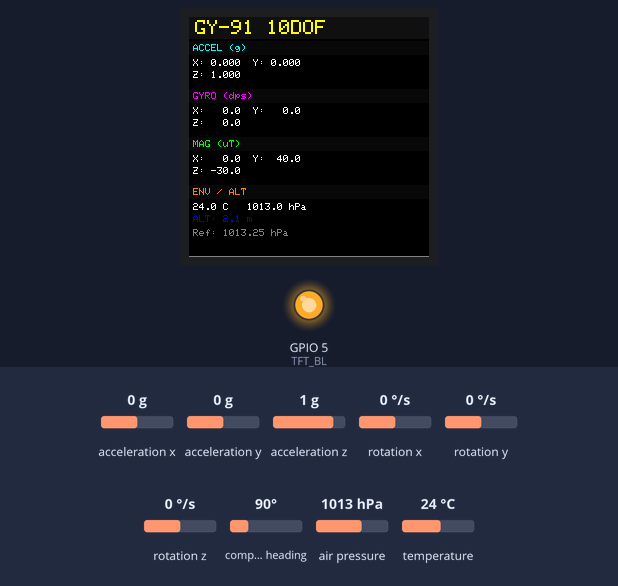
The sketch below on a simulated ESP32-S3. Shown: 240×240 colour display, output pins drawn as LEDs (lit = HIGH). Inputs (shaded band) come from the test bench; at power-on: acceleration x 0 g, acceleration y 0 g, acceleration z 1 g, rotation x 0 °/s, compass heading 90°, rotation y 0 °/s, rotation z 0 °/s, air pressure 1013 hPa, temperature 24 °C. Pins used as bus, display or sensor lines are not drawn; what the sketch prints to the serial monitor is not drawn.

Above: at 1.9 s.
2.0 s: acceleration x set to -1.4 g
3.5 s: acceleration y set to -1.4 g
At 3.9 s:
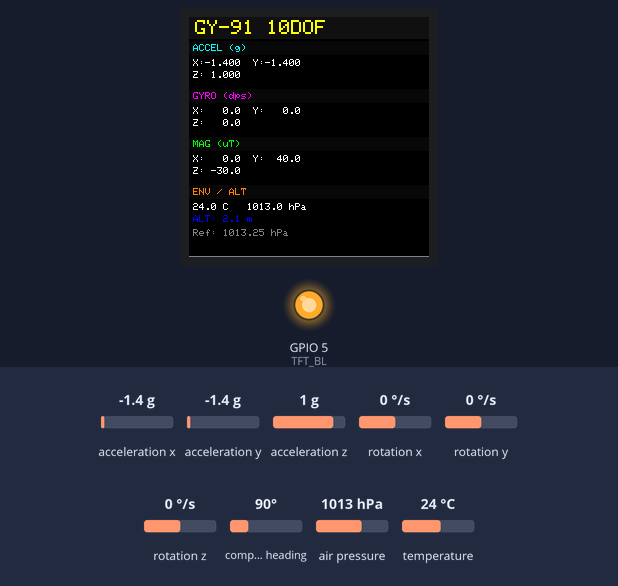
5.0 s: acceleration z set to -1.4 g
6.5 s: rotation x set to -192 °/s
At 7.0 s:
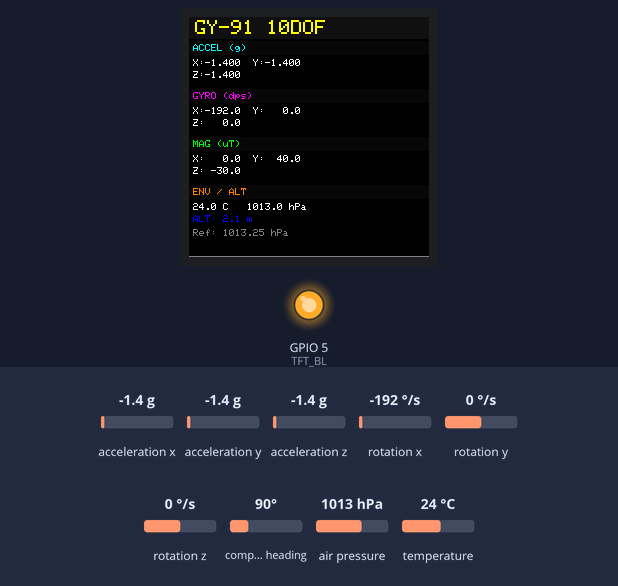
8.0 s: compass heading set to 7°
At 8.6 s:
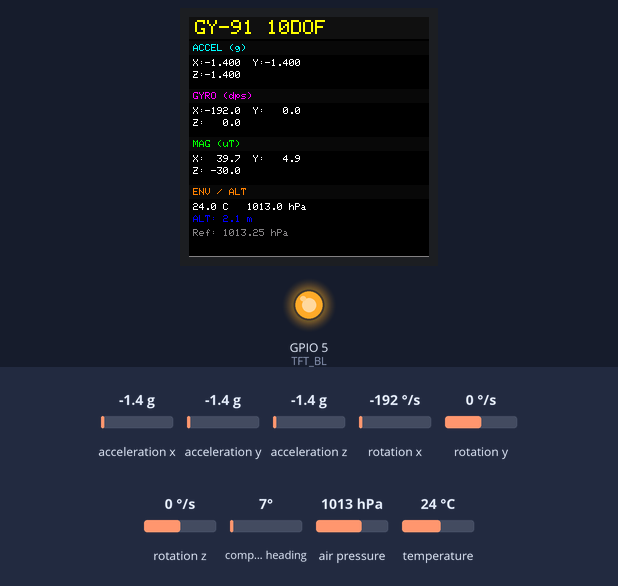
9.6 s: rotation y set to -192 °/s
Timing chart, 0 to 12.6 s (numbered marks = the images above; inputs shaded):
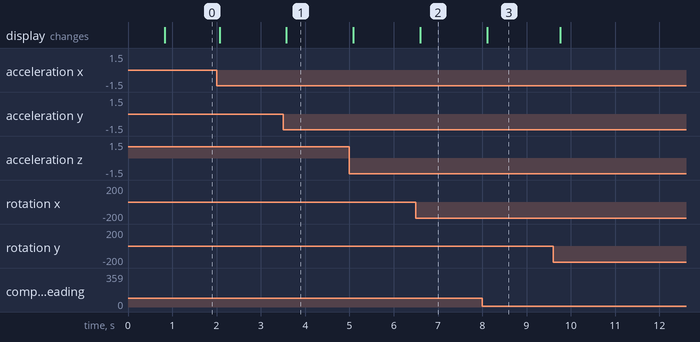

The sketch:

MPU9250_dmo.ino
```cpp
/*
  ESP32-S3 + ST7789 + GY-91 (MPU9250 + BMP280)

  Hardware:
  - ESP32-S3-DevKitC-1
  - ST7789V 240x240 IPS Display (10Pin with font chip)
  - GY-91 10DOF Module (9-pin version, SAO/SDO shared pin)

  Wiring:
  ST7789 (J1 Left):
    VCC -> 3.3V  |  GND -> GND    |  BLK -> GPIO5
    DC  -> GPIO6  |  RES -> GPIO7  |  CS2 -> GPIO9 (font, unused here)
    CS1 -> GPIO10 |  SDA -> GPIO11 |  SCL -> GPIO12
    FSO -> GPIO13

  GY-91 (I2C):
    VIN -> 5V     |  GND -> GND    |  3V3 -> NC
    SCL -> GPIO4  |  SDA -> GPIO3  |  SAO/SDO -> GND
    NCS -> NC     |  CSB -> NC

  I2C Address: MPU9250=0x68, BMP280=0x76 (SAO/SDO=GND)

  Required Libraries:
  - Adafruit ST7789
  - Adafruit GFX Library
  - MPU9250_asukiaaa
  - Adafruit BMP280 Library
  - Adafruit Unified Sensor
*/
#include <Adafruit_GFX.h>
#include <Adafruit_ST7789.h>
#include <SPI.h>
#include <Wire.h>
#include <MPU9250_asukiaaa.h>
#include <Adafruit_BMP280.h>
// ========== PIN DEFINITIONS ==========
// ST7789 Display (SPI)
#define TFT_CS    10
#define TFT_DC     6
#define TFT_RST    7
#define TFT_MOSI  11
#define TFT_SCLK  12
#define TFT_BL     5
#define FONT_CS    9
// GY-91 I2C (custom pins to avoid conflict with GPIO9 used by font chip)
#define GY91_SDA   3
#define GY91_SCL   4
// ========== COLOR DEFINITIONS (RGB565) ==========
#define C_BLACK   0x0000
#define C_WHITE   0xFFFF
#define C_YELLOW  0xFFE0
#define C_CYAN    0x07FF
#define C_MAGENTA 0xF81F
#define C_GREEN   0x07E0
#define C_ORANGE  0xFC00
#define C_BLUE    0x001F
#define C_GRAY    0x8410
#define C_RED     0xF800
// ========== GLOBAL OBJECTS ==========
Adafruit_ST7789 tft = Adafruit_ST7789(TFT_CS, TFT_DC, TFT_MOSI, TFT_SCLK, TFT_RST);
MPU9250_asukiaaa mpu;
Adafruit_BMP280 bmp;
// ========== SENSOR DATA ==========
struct SensorData {
  float ax, ay, az;
  float gx, gy, gz;
  float mx, my, mz;
  float temp;
  float press;
  float alt;
  bool mpuReady = false;
  bool bmpReady = false;
} data;
// ========== SETUP ==========
void setup() {
  Serial.begin(115200);
  delay(500);
  Serial.println("\n========================================");
  Serial.println("  ESP32-S3 + ST7789 + GY-91 Demo");
  Serial.println("========================================");
  // Init backlight and font CS (keep font chip disabled)
  pinMode(TFT_BL, OUTPUT);
  digitalWrite(TFT_BL, HIGH);
  pinMode(FONT_CS, OUTPUT);
  digitalWrite(FONT_CS, HIGH);
  // Init display
  tft.init(240, 240);
  tft.setRotation(0);
  tft.fillScreen(C_BLACK);
  tft.setTextWrap(false);
  // Show boot message
  drawBootScreen();
  // Init GY-91
  if (!initGY91()) {
    showError("Sensor Init Failed!", "Check GY-91 wiring");
    while (1) delay(100);
  }
  // Draw static UI layout
  drawLayout();

  Serial.println("[OK] All systems ready");
}
void drawBootScreen() {
  tft.setTextColor(C_YELLOW);
  tft.setTextSize(2);
  tft.setCursor(20, 80);
  tft.print("GY-91 Sensor");
  tft.setTextSize(1);
  tft.setCursor(40, 110);
  tft.setTextColor(C_CYAN);
  tft.print("Initializing...");
}
void showError(const char* line1, const char* line2) {
  tft.fillScreen(C_BLACK);
  tft.setTextColor(C_RED);
  tft.setTextSize(2);
  tft.setCursor(10, 90);
  tft.print(line1);
  tft.setTextSize(1);
  tft.setTextColor(C_WHITE);
  tft.setCursor(30, 120);
  tft.print(line2);
  Serial.printf("[ERROR] %s - %s\n", line1, line2);
}
// ========== GY-91 INITIALIZATION ==========
bool initGY91() {
  bool ok = true;

  // Start I2C on custom pins (GPIO3/4)
  Wire.begin(GY91_SDA, GY91_SCL);
  mpu.setWire(&Wire);

  Serial.println("[INIT] MPU9250...");
  mpu.beginAccel();
  mpu.beginGyro();
  data.mpuReady = true;
  Serial.println("       Accel+Gyro OK");

  mpu.beginMag();
  Serial.println("       Magnetometer OK (calibrate if needed)");

  Serial.println("[INIT] BMP280...");
  if (bmp.begin(0x76)) {  // SDO=GND -> 0x76
    data.bmpReady = true;
    bmp.setSampling(Adafruit_BMP280::MODE_NORMAL,
                    Adafruit_BMP280::SAMPLING_X2,
                    Adafruit_BMP280::SAMPLING_X16,
                    Adafruit_BMP280::FILTER_X16,
                    Adafruit_BMP280::STANDBY_MS_500);
    Serial.println("       BMP280 OK");
  } else {
    Serial.println("       BMP280 FAILED");
    ok = false;
  }

  return ok;
}
// ========== READ SENSORS ==========
void readAllSensors() {
  if (data.mpuReady) {
    if (mpu.accelUpdate() == 0) {
      data.ax = mpu.accelX();
      data.ay = mpu.accelY();
      data.az = mpu.accelZ();
    }
    if (mpu.gyroUpdate() == 0) {
      data.gx = mpu.gyroX();
      data.gy = mpu.gyroY();
      data.gz = mpu.gyroZ();
    }
    if (mpu.magUpdate() == 0) {
      data.mx = mpu.magX();
      data.my = mpu.magY();
      data.mz = mpu.magZ();
    }
  }

  if (data.bmpReady) {
    data.temp = bmp.readTemperature();
    data.press = bmp.readPressure() / 100.0F;
    data.alt = bmp.readAltitude(1013.25F);
  }
}
// ========== DISPLAY LAYOUT ==========
void drawLayout() {
  tft.fillScreen(C_BLACK);

  // Title bar
  tft.fillRect(0, 0, 240, 22, 0x1082);  // Dark gray bar
  tft.setTextColor(C_YELLOW);
  tft.setTextSize(2);
  tft.setCursor(6, 3);
  tft.print("GY-91 10DOF");

  // Section 1: Accelerometer
  drawSectionLabel(0, 24, "ACCEL (g)", C_CYAN);

  // Section 2: Gyroscope
  drawSectionLabel(0, 72, "GYRO (dps)", C_MAGENTA);

  // Section 3: Magnetometer
  drawSectionLabel(0, 120, "MAG (uT)", C_GREEN);

  // Section 4: Environment
  drawSectionLabel(0, 168, "ENV / ALT", C_ORANGE);

  // Footer line
  tft.drawFastHLine(0, 239, 240, C_GRAY);
}
void drawSectionLabel(uint8_t x, uint8_t y, const char* label, uint16_t color) {
  tft.fillRect(x, y, 240, 14, 0x0841);  // Dark background strip
  tft.setTextColor(color);
  tft.setTextSize(1);
  tft.setCursor(x + 4, y + 3);
  tft.print(label);
}
// ========== UPDATE VALUES (partial refresh) ==========
void updateDisplay() {
  char buf[32];

  // --- ACCEL: y=40 ~ 66 ---
  fillValueArea(4, 40, 232, 24);
  tft.setCursor(4, 42);
  tft.setTextColor(C_WHITE);
  snprintf(buf, sizeof(buf), "X:%6.3f  Y:%6.3f", data.ax, data.ay);
  tft.print(buf);
  tft.setCursor(4, 54);
  snprintf(buf, sizeof(buf), "Z:%6.3f", data.az);
  tft.print(buf);

  // --- GYRO: y=88 ~ 114 ---
  fillValueArea(4, 88, 232, 24);
  tft.setCursor(4, 90);
  snprintf(buf, sizeof(buf), "X:%6.1f  Y:%6.1f", data.gx, data.gy);
  tft.print(buf);
  tft.setCursor(4, 102);
  snprintf(buf, sizeof(buf), "Z:%6.1f", data.gz);
  tft.print(buf);

  // --- MAG: y=136 ~ 162 ---
  fillValueArea(4, 136, 232, 24);
  tft.setCursor(4, 138);
  snprintf(buf, sizeof(buf), "X:%6.1f  Y:%6.1f", data.mx, data.my);
  tft.print(buf);
  tft.setCursor(4, 150);
  snprintf(buf, sizeof(buf), "Z:%6.1f", data.mz);
  tft.print(buf);

  // --- ENV: y=184 ~ 220 ---
  fillValueArea(4, 184, 232, 34);
  tft.setCursor(4, 186);
  snprintf(buf, sizeof(buf), "%.1f C   %.1f hPa", data.temp, data.press);
  tft.print(buf);
  tft.setCursor(4, 198);
  tft.setTextColor(C_BLUE);
  snprintf(buf, sizeof(buf), "ALT: %.1f m", data.alt);
  tft.print(buf);
  tft.setCursor(4, 212);
  tft.setTextColor(C_GRAY);
  tft.print("Ref: 1013.25 hPa");
}
inline void fillValueArea(int16_t x, int16_t y, int16_t w, int16_t h) {
  tft.fillRect(x, y, w, h, C_BLACK);
}
// ========== SERIAL OUTPUT ==========
void printSerial() {
  Serial.printf("[A] %.3f %.3f %.3f | ", data.ax, data.ay, data.az);
  Serial.printf("[G] %.1f %.1f %.1f | ", data.gx, data.gy, data.gz);
  Serial.printf("[M] %.1f %.1f %.1f | ", data.mx, data.my, data.mz);
  Serial.printf("[E] %.1fC %.1fhPa %.1fm\n", data.temp, data.press, data.alt);
}
// ========== MAIN LOOP ==========
void loop() {
  readAllSensors();
  updateDisplay();
  printSerial();
  delay(100);  // 10Hz update
}
```

Measured:
- after the input at 3.5 s, the display: changes after 0.08 s (image 1)
- after the input at 6.5 s, the display: changes after 0.10 s (image 2)
- after the input at 8.0 s, the display: changes after 0.11 s (image 3)
